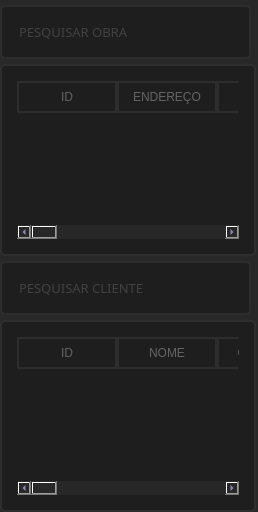
           <widget class="QFrame" name="frame_10">
            <property name="styleSheet">
             <string notr="true">background-color: rgb(40, 40, 40);
border-radius: 10px;
color:rgb(200, 200, 255);</string>
            </property>
            <property name="frameShape">
             <enum>QFrame::StyledPanel</enum>
            </property>
            <property name="frameShadow">
             <enum>QFrame::Raised</enum>
            </property>
            <layout class="QVBoxLayout" name="verticalLayout_3">
             <property name="spacing">
              <number>0</number>
             </property>
             <property name="leftMargin">
              <number>0</number>
             </property>
             <property name="topMargin">
              <number>0</number>
             </property>
             <property name="rightMargin">
              <number>2</number>
             </property>
             <property name="bottomMargin">
              <number>0</number>
             </property>
             <item>
              <widget class="QFrame" name="frame_11">
               <property name="maximumSize">
                <size>
                 <width>16777215</width>
                 <height>60</height>
                </size>
               </property>
               <property name="styleSheet">
                <string notr="true">background-color: rgb(40, 40, 40);
border-radius: 10px;
color:rgb(200, 200, 255);</string>
               </property>
               <property name="frameShape">
                <enum>QFrame::StyledPanel</enum>
               </property>
               <property name="frameShadow">
                <enum>QFrame::Raised</enum>
               </property>
               <layout class="QHBoxLayout" name="horizontalLayout_3">
                <property name="spacing">
                 <number>5</number>
                </property>
                <property name="leftMargin">
                 <number>0</number>
                </property>
                <property name="topMargin">
                 <number>5</number>
                </property>
                <property name="rightMargin">
                 <number>0</number>
                </property>
                <property name="bottomMargin">
                 <number>0</number>
                </property>
                <item>
                 <widget class="QFrame" name="frame_15">
                  <property name="styleSheet">
                   <string notr="true">background-color: rgb(85, 255, 255);</string>
                  </property>
                  <property name="frameShape">
                   <enum>QFrame::StyledPanel</enum>
                  </property>
                  <property name="frameShadow">
                   <enum>QFrame::Raised</enum>
                  </property>
                  <layout class="QHBoxLayout" name="horizontalLayout_18">
                   <property name="spacing">
                    <number>0</number>
                   </property>
                   <property name="leftMargin">
                    <number>0</number>
                   </property>
                   <property name="topMargin">
                    <number>0</number>
                   </property>
                   <property name="rightMargin">
                    <number>0</number>
                   </property>
                   <property name="bottomMargin">
                    <number>0</number>
                   </property>
                   <item>
                    <widget class="QLineEdit" name="txt_searchrua">
                     <property name="sizePolicy">
                      <sizepolicy hsizetype="Expanding" vsizetype="Expanding">
                       <horstretch>0</horstretch>
                       <verstretch>0</verstretch>
                      </sizepolicy>
                     </property>
                     <property name="font">
                      <font>
                       <family>Quicksand</family>
                       <pointsize>10</pointsize>
                      </font>
                     </property>
                     <property name="styleSheet">
                      <string notr="true">QLineEdit{
	border: 2px solid rgb(45, 45, 45);
	border-radius: 5px;
	padding: 15px;
	background-color: rgb(30, 30, 30);
	color: rgb(100, 100, 100);
}
QLineEdit:hover{
	border: 2px solid rgb(55, 55, 55);
}
QLineEdit:focus{
	border: 2px solid rgb(255, 207, 0);
	color: rgb(200, 200, 200);
}</string>
                     </property>
                     <property name="maxLength">
                      <number>32</number>
                     </property>
                     <property name="placeholderText">
                      <string>PESQUISAR OBRA</string>
                     </property>
                    </widget>
                   </item>
                  </layout>
                 </widget>
                </item>
                <item>
                 <widget class="QFrame" name="frame_16">
                  <property name="maximumSize">
                   <size>
                    <width>60</width>
                    <height>16777215</height>
                   </size>
                  </property>
                  <property name="styleSheet">
                   <string notr="true">background-color: rgb(255, 170, 255);</string>
                  </property>
                  <property name="frameShape">
                   <enum>QFrame::StyledPanel</enum>
                  </property>
                  <property name="frameShadow">
                   <enum>QFrame::Raised</enum>
                  </property>
                  <layout class="QHBoxLayout" name="horizontalLayout_19">
                   <property name="spacing">
                    <number>0</number>
                   </property>
                   <property name="leftMargin">
                    <number>0</number>
                   </property>
                   <property name="topMargin">
                    <number>0</number>
                   </property>
                   <property name="rightMargin">
                    <number>0</number>
                   </property>
                   <property name="bottomMargin">
                    <number>0</number>
                   </property>
                  </layout>
                 </widget>
                </item>
               </layout>
              </widget>
             </item>
             <item>
              <widget class="QFrame" name="frame_12">
               <property name="styleSheet">
                <string notr="true">background-color: rgb(40, 40, 40);
border-radius: 10px;
color:rgb(200, 200, 255);</string>
               </property>
               <property name="frameShape">
                <enum>QFrame::StyledPanel</enum>
               </property>
               <property name="frameShadow">
                <enum>QFrame::Raised</enum>
               </property>
               <layout class="QHBoxLayout" name="horizontalLayout_5">
                <property name="spacing">
                 <number>0</number>
                </property>
                <property name="leftMargin">
                 <number>0</number>
                </property>
                <property name="topMargin">
                 <number>5</number>
                </property>
                <property name="rightMargin">
                 <number>0</number>
                </property>
                <property name="bottomMargin">
                 <number>0</number>
                </property>
                <item>
                 <widget class="QFrame" name="frame_36">
                  <property name="frameShape">
                   <enum>QFrame::StyledPanel</enum>
                  </property>
                  <property name="frameShadow">
                   <enum>QFrame::Raised</enum>
                  </property>
                  <layout class="QHBoxLayout" name="horizontalLayout_23">
                   <property name="spacing">
                    <number>0</number>
                   </property>
                   <property name="leftMargin">
                    <number>0</number>
                   </property>
                   <property name="topMargin">
                    <number>0</number>
                   </property>
                   <property name="rightMargin">
                    <number>0</number>
                   </property>
                   <property name="bottomMargin">
                    <number>0</number>
                   </property>
                   <item>
                    <widget class="QTableWidget" name="tabWid_obra">
                     <property name="styleSheet">
                      <string notr="true">QTableWidget{
	border: 2px solid rgb(45, 45, 45);
	border-radius: 5px;
	padding: 15px;
	background-color: rgb(30, 30, 30);
	color: rgb(100, 100, 100);
}
QTableWidget:hover{
	border: 2px solid rgb(55, 55, 55);
}
QTableWidget:focus{
	border: 2px solid rgb(255, 207, 0);
	color: rgb(200, 200, 200);
}
QTableWidget:pressed{
	background-color:rgb(250, 230, 0);
	border: 2px solid rgb(255, 165, 24);
	color: rgb(35, 35, 35);
}
QHeaderView::section {
    background-color: rgb(30, 30, 30);
    padding: 5px;
    border: 2px solid rgb(45, 45, 45);
	color: rgb(100, 100, 100);
}

QTableWidget {
    gridline-color: rgb(255, 165, 24);
}

QTableWidget QTableCornerButton {
    background-color: rgb(30, 30, 30); 
}

QTableWidget QTableCornerButton::section {
    background-color: rgb(30, 30, 30);
}
</string>
                     </property>
                     <column>
                      <property name="text">
                       <string>ID</string>
                      </property>
                     </column>
                     <column>
                      <property name="text">
                       <string>ENDEREÇO</string>
                      </property>
                     </column>
                     <column>
                      <property name="text">
                       <string>BAIRRO</string>
                      </property>
                     </column>
                     <column>
                      <property name="text">
                       <string>NUMERO</string>
                      </property>
                     </column>
                     <column>
                      <property name="text">
                       <string>CIDADE</string>
                      </property>
                     </column>
                     <column>
                      <property name="text">
                       <string>LOTE</string>
                      </property>
                     </column>
                     <column>
                      <property name="text">
                       <string>QUADRA</string>
                      </property>
                     </column>
                     <column>
                      <property name="text">
                       <string>CEP</string>
                      </property>
                     </column>
                     <column>
                      <property name="text">
                       <string>TIPO</string>
                      </property>
                     </column>
                     <column>
                      <property name="text">
                       <string>AREA</string>
                      </property>
                     </column>
                     <column>
                      <property name="text">
                       <string>ART</string>
                      </property>
                     </column>
                     <column>
                      <property name="text">
                       <string>VALOR PROJETO</string>
                      </property>
                     </column>
                     <column>
                      <property name="text">
                       <string>QUANT PARCELA</string>
                      </property>
                     </column>
                     <column>
                      <property name="text">
                       <string>DATA CONTRATO</string>
                      </property>
                     </column>
                     <column>
                      <property name="text">
                       <string>VALOR VISITA</string>
                      </property>
                     </column>
                     <column>
                      <property name="text">
                       <string>INSC. IMOB.</string>
                      </property>
                     </column>
                     <column>
                      <property name="text">
                       <string>DATA AVCB</string>
                      </property>
                     </column>
                     <column>
                      <property name="text">
                       <string>VENC. AVCB</string>
                      </property>
                     </column>
                     <column>
                      <property name="text">
                       <string>ID CLIENTE 1</string>
                      </property>
                     </column>
                     <column>
                      <property name="text">
                       <string>ID CLIENTE 2</string>
                      </property>
                     </column>
                     <column>
                      <property name="text">
                       <string>ID CLIENTE 3</string>
                      </property>
                     </column>
                     <column>
                      <property name="text">
                       <string>ID CLIENTE 4</string>
                      </property>
                     </column>
                    </widget>
                   </item>
                  </layout>
                 </widget>
                </item>
               </layout>
              </widget>
             </item>
             <item>
              <widget class="QFrame" name="frame_13">
               <property name="maximumSize">
                <size>
                 <width>16777215</width>
                 <height>60</height>
                </size>
               </property>
               <property name="styleSheet">
                <string notr="true">background-color: rgb(40, 40, 40);
border-radius: 10px;
color:rgb(200, 200, 255);</string>
               </property>
               <property name="frameShape">
                <enum>QFrame::StyledPanel</enum>
               </property>
               <property name="frameShadow">
                <enum>QFrame::Raised</enum>
               </property>
               <layout class="QHBoxLayout" name="horizontalLayout_4">
                <property name="spacing">
                 <number>5</number>
                </property>
                <property name="leftMargin">
                 <number>0</number>
                </property>
                <property name="topMargin">
                 <number>5</number>
                </property>
                <property name="rightMargin">
                 <number>0</number>
                </property>
                <property name="bottomMargin">
                 <number>0</number>
                </property>
                <item>
                 <widget class="QFrame" name="frame_17">
                  <property name="styleSheet">
                   <string notr="true">background-color: rgb(0, 85, 255);</string>
                  </property>
                  <property name="frameShape">
                   <enum>QFrame::StyledPanel</enum>
                  </property>
                  <property name="frameShadow">
                   <enum>QFrame::Raised</enum>
                  </property>
                  <layout class="QHBoxLayout" name="horizontalLayout_24">
                   <property name="spacing">
                    <number>0</number>
                   </property>
                   <property name="leftMargin">
                    <number>0</number>
                   </property>
                   <property name="topMargin">
                    <number>0</number>
                   </property>
                   <property name="rightMargin">
                    <number>0</number>
                   </property>
                   <property name="bottomMargin">
                    <number>0</number>
                   </property>
                   <item>
                    <widget class="QLineEdit" name="txt_searchnome">
                     <property name="sizePolicy">
                      <sizepolicy hsizetype="Expanding" vsizetype="Expanding">
                       <horstretch>0</horstretch>
                       <verstretch>0</verstretch>
                      </sizepolicy>
                     </property>
                     <property name="maximumSize">
                      <size>
                       <width>16777215</width>
                       <height>16777215</height>
                      </size>
                     </property>
                     <property name="font">
                      <font>
                       <family>Quicksand</family>
                       <pointsize>10</pointsize>
                      </font>
                     </property>
                     <property name="styleSheet">
                      <string notr="true">QLineEdit{
	border: 2px solid rgb(45, 45, 45);
	border-radius: 5px;
	padding: 15px;
	background-color: rgb(30, 30, 30);
	color: rgb(100, 100, 100);
}
QLineEdit:hover{
	border: 2px solid rgb(55, 55, 55);
}
QLineEdit:focus{
	border: 2px solid rgb(255, 207, 0);
	color: rgb(200, 200, 200);
}</string>
                     </property>
                     <property name="maxLength">
                      <number>32</number>
                     </property>
                     <property name="placeholderText">
                      <string>PESQUISAR CLIENTE</string>
                     </property>
                    </widget>
                   </item>
                  </layout>
                 </widget>
                </item>
                <item>
                 <widget class="QFrame" name="frame_18">
                  <property name="maximumSize">
                   <size>
                    <width>60</width>
                    <height>16777215</height>
                   </size>
                  </property>
                  <property name="styleSheet">
                   <string notr="true">background-color: rgb(170, 0, 127);</string>
                  </property>
                  <property name="frameShape">
                   <enum>QFrame::StyledPanel</enum>
                  </property>
                  <property name="frameShadow">
                   <enum>QFrame::Raised</enum>
                  </property>
                  <layout class="QHBoxLayout" name="horizontalLayout_25">
                   <property name="spacing">
                    <number>0</number>
                   </property>
                   <property name="leftMargin">
                    <number>0</number>
                   </property>
                   <property name="topMargin">
                    <number>0</number>
                   </property>
                   <property name="rightMargin">
                    <number>0</number>
                   </property>
                   <property name="bottomMargin">
                    <number>0</number>
                   </property>
                  </layout>
                 </widget>
                </item>
               </layout>
              </widget>
             </item>
             <item>
              <widget class="QFrame" name="frame_14">
               <property name="styleSheet">
                <string notr="true">background-color: rgb(40, 40, 40);
border-radius: 10px;
color:rgb(200, 200, 255);</string>
               </property>
               <property name="frameShape">
                <enum>QFrame::StyledPanel</enum>
               </property>
               <property name="frameShadow">
                <enum>QFrame::Raised</enum>
               </property>
               <layout class="QHBoxLayout" name="horizontalLayout_6">
                <property name="spacing">
                 <number>0</number>
                </property>
                <property name="leftMargin">
                 <number>0</number>
                </property>
                <property name="topMargin">
                 <number>5</number>
                </property>
                <property name="rightMargin">
                 <number>0</number>
                </property>
                <property name="bottomMargin">
                 <number>0</number>
                </property>
                <item>
                 <widget class="QFrame" name="frame_37">
                  <property name="frameShape">
                   <enum>QFrame::StyledPanel</enum>
                  </property>
                  <property name="frameShadow">
                   <enum>QFrame::Raised</enum>
                  </property>
                  <layout class="QHBoxLayout" name="horizontalLayout_22">
                   <property name="spacing">
                    <number>0</number>
                   </property>
                   <property name="leftMargin">
                    <number>0</number>
                   </property>
                   <property name="topMargin">
                    <number>0</number>
                   </property>
                   <property name="rightMargin">
                    <number>0</number>
                   </property>
                   <property name="bottomMargin">
                    <number>0</number>
                   </property>
                   <item>
                    <widget class="QTableWidget" name="tabWid_cli">
                     <property name="styleSheet">
                      <string notr="true">QTableWidget{
	border: 2px solid rgb(45, 45, 45);
	border-radius: 5px;
	padding: 15px;
	background-color: rgb(30, 30, 30);
	color: rgb(100, 100, 100);
}
QTableWidget:hover{
	border: 2px solid rgb(55, 55, 55);
}
QTableWidget:focus{
	border: 2px solid rgb(255, 207, 0);
	color: rgb(200, 200, 200);
}
QTableWidget:pressed{
	background-color:rgb(250, 230, 0);
	border: 2px solid rgb(255, 165, 24);
	color: rgb(35, 35, 35);
}
QHeaderView::section {
    background-color: rgb(30, 30, 30);
    padding: 5px;
    border: 2px solid rgb(45, 45, 45);
	color: rgb(100, 100, 100);
}

QTableWidget {
    gridline-color: rgb(255, 165, 24);
}

QTableWidget QTableCornerButton {
    background-color: rgb(30, 30, 30); 
}

QTableWidget QTableCornerButton::section {
    background-color: rgb(30, 30, 30);
}
</string>
                     </property>
                     <column>
                      <property name="text">
                       <string>ID</string>
                      </property>
                     </column>
                     <column>
                      <property name="text">
                       <string>NOME</string>
                      </property>
                     </column>
                     <column>
                      <property name="text">
                       <string>CPF/CNPJ</string>
                      </property>
                     </column>
                     <column>
                      <property name="text">
                       <string>RG</string>
                      </property>
                     </column>
                     <column>
                      <property name="text">
                       <string>ENDEREÇO</string>
                      </property>
                     </column>
                     <column>
                      <property name="text">
                       <string>BAIRRO</string>
                      </property>
                     </column>
                     <column>
                      <property name="text">
                       <string>NUM</string>
                      </property>
                     </column>
                     <column>
                      <property name="text">
                       <string>CIDADE</string>
                      </property>
                     </column>
                     <column>
                      <property name="text">
                       <string>ESTADO</string>
                      </property>
                     </column>
                     <column>
                      <property name="text">
                       <string>CEP</string>
                      </property>
                     </column>
                     <column>
                      <property name="text">
                       <string>NACIONALIDADE</string>
                      </property>
                     </column>
                     <column>
                      <property name="text">
                       <string>PROFISSÃO</string>
                      </property>
                     </column>
                     <column>
                      <property name="text">
                       <string>ESTADO CIVIL</string>
                      </property>
                     </column>
                     <column>
                      <property name="text">
                       <string>CELULAR</string>
                      </property>
                     </column>
                     <column>
                      <property name="text">
                       <string>EMAIL</string>
                      </property>
                     </column>
                    </widget>
                   </item>
                  </layout>
                 </widget>
                </item>
               </layout>
              </widget>
             </item>
            </layout>
           </widget>
